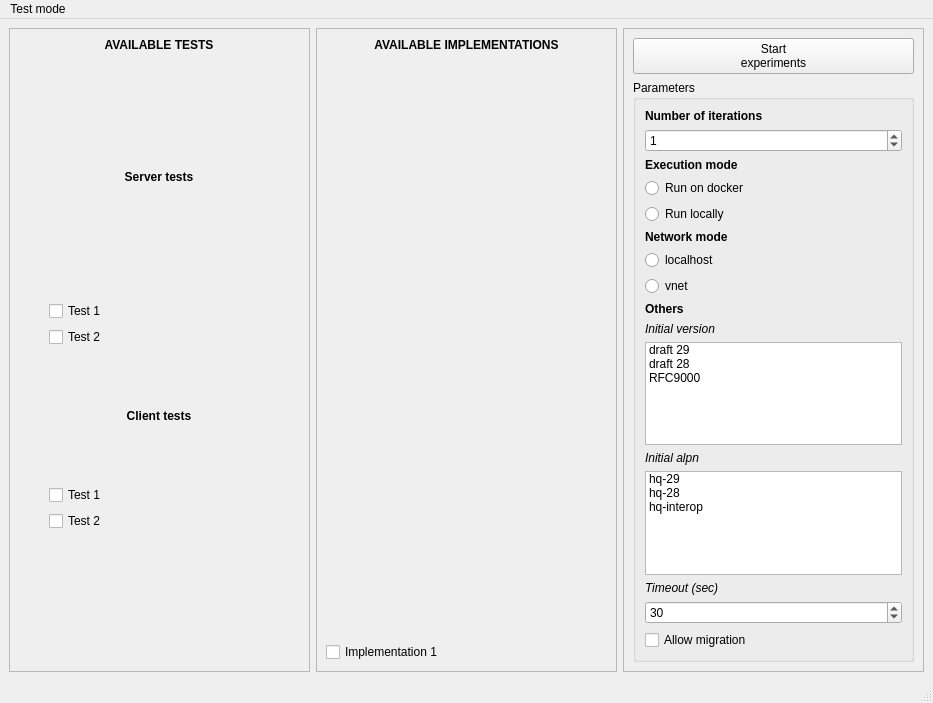
<?xml version="1.0" encoding="UTF-8"?>
<ui version="4.0">
 <class>IvyQUIC</class>
 <widget class="QMainWindow" name="IvyQUIC">
  <property name="geometry">
   <rect>
    <x>0</x>
    <y>0</y>
    <width>933</width>
    <height>703</height>
   </rect>
  </property>
  <property name="windowTitle">
   <string>Ivy QUIC - Classical</string>
  </property>
  <widget class="QWidget" name="centralwidget">
   <layout class="QHBoxLayout" name="horizontalLayout">
    <item>
     <widget class="QScrollArea" name="scrollArea">
      <property name="widgetResizable">
       <bool>true</bool>
      </property>
      <widget class="QWidget" name="scrollAreaWidgetContents">
       <property name="geometry">
        <rect>
         <x>0</x>
         <y>0</y>
         <width>298</width>
         <height>639</height>
        </rect>
       </property>
       <layout class="QHBoxLayout" name="horizontalLayout_2">
        <item>
         <layout class="QVBoxLayout" name="verticalLayout_2">
          <item alignment="Qt::AlignTop">
           <widget class="QLabel" name="label">
            <property name="text">
             <string>&lt;html&gt;&lt;head/&gt;&lt;body&gt;&lt;p align=&quot;center&quot;&gt;&lt;span style=&quot; font-weight:600;&quot;&gt;AVAILABLE TESTS&lt;/span&gt;&lt;/p&gt;&lt;/body&gt;&lt;/html&gt;</string>
            </property>
           </widget>
          </item>
          <item alignment="Qt::AlignTop">
           <widget class="QLabel" name="label_10">
            <property name="text">
             <string>&lt;html&gt;&lt;head/&gt;&lt;body&gt;&lt;p align=&quot;center&quot;&gt;&lt;span style=&quot; font-weight:600;&quot;&gt;Server tests&lt;/span&gt;&lt;/p&gt;&lt;/body&gt;&lt;/html&gt;</string>
            </property>
           </widget>
          </item>
          <item>
           <widget class="QCheckBox" name="checkBox_3">
            <property name="text">
             <string>Test 1</string>
            </property>
           </widget>
          </item>
          <item>
           <widget class="QCheckBox" name="checkBox">
            <property name="text">
             <string>Test 2</string>
            </property>
           </widget>
          </item>
          <item>
           <widget class="QLabel" name="label_11">
            <property name="text">
             <string>&lt;html&gt;&lt;head/&gt;&lt;body&gt;&lt;p align=&quot;center&quot;&gt;&lt;span style=&quot; font-weight:600;&quot;&gt;Client tests&lt;/span&gt;&lt;/p&gt;&lt;/body&gt;&lt;/html&gt;</string>
            </property>
           </widget>
          </item>
          <item>
           <widget class="QCheckBox" name="checkBox_6">
            <property name="text">
             <string>Test 1</string>
            </property>
           </widget>
          </item>
          <item>
           <widget class="QCheckBox" name="checkBox_5">
            <property name="text">
             <string>Test 2</string>
            </property>
           </widget>
          </item>
          <item alignment="Qt::AlignTop">
           <widget class="QLabel" name="label_12">
            <property name="maximumSize">
             <size>
              <width>220</width>
              <height>107</height>
             </size>
            </property>
            <property name="text">
             <string/>
            </property>
           </widget>
          </item>
         </layout>
        </item>
       </layout>
      </widget>
     </widget>
    </item>
    <item>
     <widget class="QScrollArea" name="scrollArea_2">
      <property name="widgetResizable">
       <bool>true</bool>
      </property>
      <widget class="QWidget" name="scrollAreaWidgetContents_2">
       <property name="geometry">
        <rect>
         <x>0</x>
         <y>0</y>
         <width>297</width>
         <height>639</height>
        </rect>
       </property>
       <layout class="QVBoxLayout" name="verticalLayout">
        <item>
         <layout class="QVBoxLayout" name="verticalLayout_3">
          <item alignment="Qt::AlignTop">
           <widget class="QLabel" name="label_2">
            <property name="text">
             <string>&lt;html&gt;&lt;head/&gt;&lt;body&gt;&lt;p align=&quot;center&quot;&gt;&lt;span style=&quot; font-weight:600;&quot;&gt;AVAILABLE IMPLEMENTATIONS&lt;/span&gt;&lt;/p&gt;&lt;/body&gt;&lt;/html&gt;</string>
            </property>
           </widget>
          </item>
          <item>
           <widget class="QCheckBox" name="checkBox_2">
            <property name="text">
             <string>Implementation 1</string>
            </property>
           </widget>
          </item>
         </layout>
        </item>
       </layout>
      </widget>
     </widget>
    </item>
    <item>
     <widget class="QScrollArea" name="scrollArea_3">
      <property name="widgetResizable">
       <bool>true</bool>
      </property>
      <widget class="QWidget" name="scrollAreaWidgetContents_4">
       <property name="geometry">
        <rect>
         <x>0</x>
         <y>0</y>
         <width>302</width>
         <height>639</height>
        </rect>
       </property>
       <layout class="QVBoxLayout" name="verticalLayout_7">
        <item>
         <layout class="QVBoxLayout" name="verticalLayout_5">
          <item>
           <widget class="QPushButton" name="pushButton">
            <property name="text">
             <string>Start
experiments</string>
            </property>
           </widget>
          </item>
          <item>
           <widget class="QGroupBox" name="groupBox">
            <property name="title">
             <string>Parameters</string>
            </property>
            <layout class="QHBoxLayout" name="horizontalLayout_3">
             <item>
              <layout class="QVBoxLayout" name="verticalLayout_6">
               <item alignment="Qt::AlignTop">
                <widget class="QLabel" name="label_3">
                 <property name="text">
                  <string>&lt;html&gt;&lt;head/&gt;&lt;body&gt;&lt;p&gt;&lt;span style=&quot; font-weight:600;&quot;&gt;Number of iterations&lt;/span&gt;&lt;/p&gt;&lt;/body&gt;&lt;/html&gt;</string>
                 </property>
                </widget>
               </item>
               <item>
                <widget class="QSpinBox" name="spinBox">
                 <property name="value">
                  <number>1</number>
                 </property>
                </widget>
               </item>
               <item>
                <widget class="QLabel" name="label_4">
                 <property name="text">
                  <string>&lt;html&gt;&lt;head/&gt;&lt;body&gt;&lt;p&gt;&lt;span style=&quot; font-weight:600;&quot;&gt;Execution mode&lt;/span&gt;&lt;/p&gt;&lt;/body&gt;&lt;/html&gt;</string>
                 </property>
                </widget>
               </item>
               <item>
                <widget class="QRadioButton" name="radioButton_2">
                 <property name="text">
                  <string>Run on docker</string>
                 </property>
                </widget>
               </item>
               <item>
                <widget class="QRadioButton" name="radioButton">
                 <property name="text">
                  <string>Run locally</string>
                 </property>
                </widget>
               </item>
               <item>
                <widget class="QLabel" name="label_5">
                 <property name="text">
                  <string>&lt;html&gt;&lt;head/&gt;&lt;body&gt;&lt;p&gt;&lt;span style=&quot; font-weight:600;&quot;&gt;Network mode&lt;/span&gt;&lt;/p&gt;&lt;/body&gt;&lt;/html&gt;</string>
                 </property>
                </widget>
               </item>
               <item>
                <widget class="QRadioButton" name="radioButton_3">
                 <property name="text">
                  <string>localhost</string>
                 </property>
                </widget>
               </item>
               <item>
                <widget class="QRadioButton" name="radioButton_4">
                 <property name="text">
                  <string>vnet</string>
                 </property>
                </widget>
               </item>
               <item>
                <widget class="QLabel" name="label_6">
                 <property name="text">
                  <string>&lt;html&gt;&lt;head/&gt;&lt;body&gt;&lt;p&gt;&lt;span style=&quot; font-weight:600;&quot;&gt;Others&lt;/span&gt;&lt;/p&gt;&lt;/body&gt;&lt;/html&gt;</string>
                 </property>
                </widget>
               </item>
               <item>
                <widget class="QLabel" name="label_7">
                 <property name="text">
                  <string>&lt;html&gt;&lt;head/&gt;&lt;body&gt;&lt;p&gt;&lt;span style=&quot; font-style:italic;&quot;&gt;Initial version&lt;/span&gt;&lt;/p&gt;&lt;/body&gt;&lt;/html&gt;</string>
                 </property>
                </widget>
               </item>
               <item>
                <widget class="QListWidget" name="listWidget">
                 <item>
                  <property name="text">
                   <string>draft 29</string>
                  </property>
                 </item>
                 <item>
                  <property name="text">
                   <string>draft 28</string>
                  </property>
                 </item>
                 <item>
                  <property name="text">
                   <string>RFC9000</string>
                  </property>
                 </item>
                </widget>
               </item>
               <item>
                <widget class="QLabel" name="label_8">
                 <property name="text">
                  <string>&lt;html&gt;&lt;head/&gt;&lt;body&gt;&lt;p&gt;&lt;span style=&quot; font-style:italic;&quot;&gt;Initial alpn&lt;/span&gt;&lt;/p&gt;&lt;/body&gt;&lt;/html&gt;</string>
                 </property>
                </widget>
               </item>
               <item>
                <widget class="QListWidget" name="listWidget_2">
                 <item>
                  <property name="text">
                   <string>hq-29</string>
                  </property>
                 </item>
                 <item>
                  <property name="text">
                   <string>hq-28</string>
                  </property>
                 </item>
                 <item>
                  <property name="text">
                   <string>hq-interop</string>
                  </property>
                 </item>
                </widget>
               </item>
               <item>
                <widget class="QLabel" name="label_9">
                 <property name="text">
                  <string>&lt;html&gt;&lt;head/&gt;&lt;body&gt;&lt;p&gt;&lt;span style=&quot; font-style:italic;&quot;&gt;Timeout (sec)&lt;/span&gt;&lt;/p&gt;&lt;/body&gt;&lt;/html&gt;</string>
                 </property>
                </widget>
               </item>
               <item>
                <widget class="QSpinBox" name="spinBox_2">
                 <property name="value">
                  <number>30</number>
                 </property>
                </widget>
               </item>
               <item>
                <widget class="QCheckBox" name="checkBox_4">
                 <property name="text">
                  <string>Allow migration</string>
                 </property>
                </widget>
               </item>
              </layout>
             </item>
            </layout>
           </widget>
          </item>
         </layout>
        </item>
       </layout>
      </widget>
     </widget>
    </item>
   </layout>
  </widget>
  <widget class="QStatusBar" name="statusbar"/>
  <widget class="QMenuBar" name="menubar">
   <property name="geometry">
    <rect>
     <x>0</x>
     <y>0</y>
     <width>933</width>
     <height>22</height>
    </rect>
   </property>
   <widget class="QMenu" name="menuTest_mode">
    <property name="title">
     <string>Test mode</string>
    </property>
    <addaction name="actionStandard"/>
    <addaction name="actionAttacker"/>
   </widget>
   <addaction name="menuTest_mode"/>
  </widget>
  <action name="actionStandard">
   <property name="text">
    <string>Standard</string>
   </property>
  </action>
  <action name="actionAttacker">
   <property name="text">
    <string>Attacker</string>
   </property>
  </action>
 </widget>
 <resources/>
 <connections/>
</ui>
